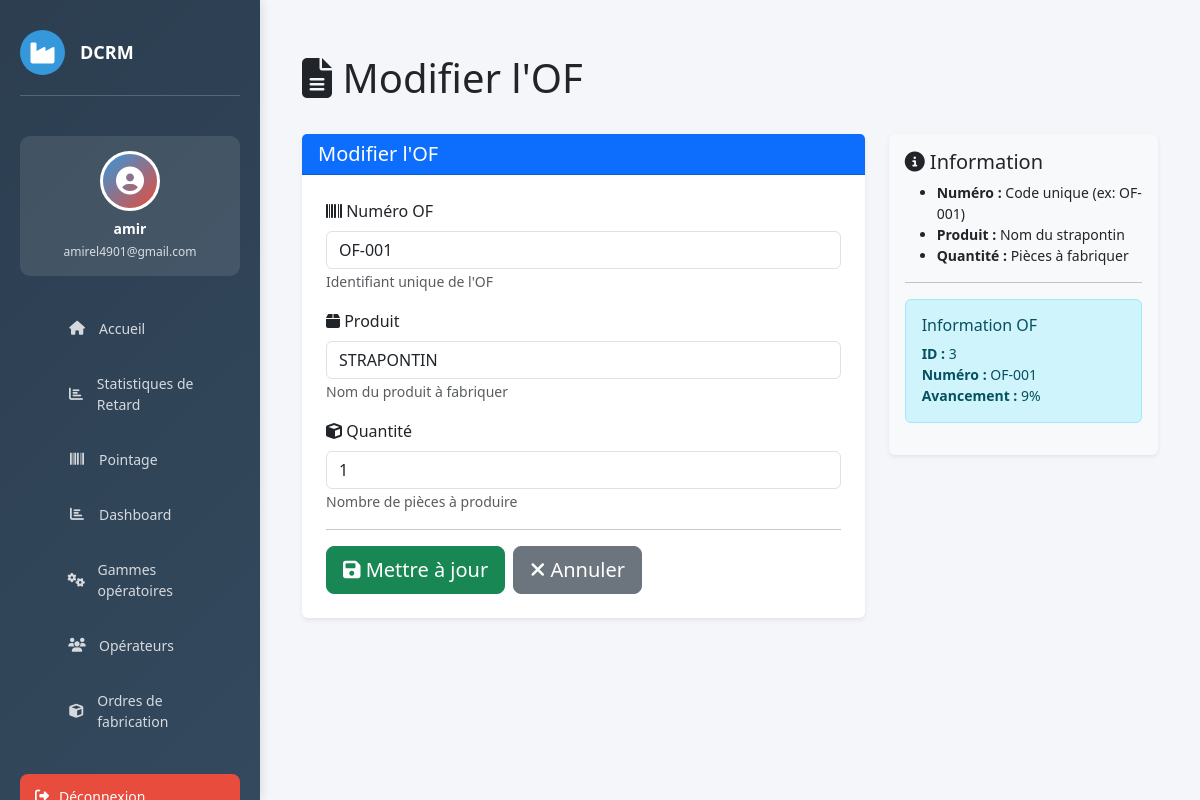
Page /of/3/modifier/ (signed in) on the earlier database version.
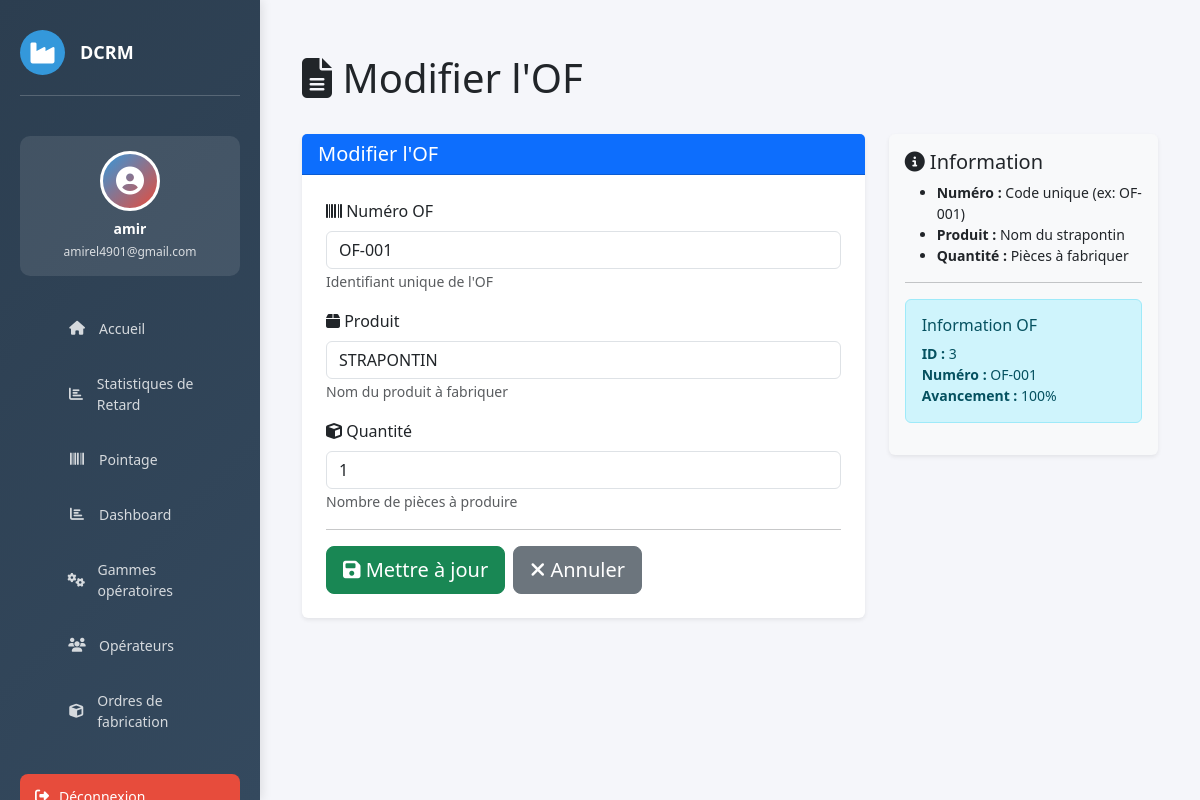
Same page on the later database version.
### website/models.py (models this page shows, shortened)
class OrdreFabrication(models.Model):
    numero   = models.CharField(max_length=50, unique=True)
    produit  = models.CharField(max_length=200)
    quantite = models.PositiveIntegerField(default=1)
    @property
    def avancement(self):
        operations = self.operationof_set.all()
        total = operations.count()
        if total == 0:
            return 0
        terminees = 0
        for op in operations:
            if op.statut == 'termine':
                terminees += 1
        return round((terminees / total) * 100)

class OperationOF(models.Model):
    STATUT_CHOICES = [
        ('en_attente', 'En attente'),
        ('en_cours',   'En cours'),
        ('termine',    'Terminé'),
        ('bloque',     'Bloqué'),
    ]
    of              = models.ForeignKey(OrdreFabrication, on_delete=models.CASCADE)
    gamme_operation = models.ForeignKey(GammeOperation, on_delete=models.CASCADE)
    date_entree     = models.DateTimeField(null=True, blank=True, help_text="Date/heure d'ENTRÉE (saisie manuelle)")
    operateur       = models.ForeignKey(Operateur, null=True, blank=True, on_delete=models.SET_NULL)
    class Meta:
        ordering = ['gamme_operation__ordre']
        unique_together = ('of', 'gamme_operation')
    @property
    def date_sortie(self):
        if not self.date_entree:
            return None
        temps_minutes = float(self.gamme_operation.temps_alloue)
        return self.date_entree + timedelta(minutes=temps_minutes)
    @property
    def statut(self):
        from django.utils import timezone
        if not self.date_entree:
            return 'en_attente'
        maintenant = timezone.now()
        if self.date_sortie and maintenant >= self.date_sortie:
            return 'termine'
        return 'en_cours'

class GammeOperation(models.Model):
    nom           = models.CharField(max_length=200)
    temps_alloue  = models.DecimalField(max_digits=5, decimal_places=2, help_text="Durée standard en minutes")
    ordre         = models.PositiveSmallIntegerField(help_text="Position dans la gamme")
    class Meta:
        ordering = ['ordre']

### website/views.py (the view)
# urls.py: path('of/<int:id>/modifier/', views.of_form, name='modifier_of'),
@login_required(login_url='home')
def of_form(request, id=None):
    of = get_object_or_404(OrdreFabrication, id=id) if id else None
    titre = "Modifier l'OF" if of else "Ajouter un OF"
    if request.method == 'POST':
        form = OrdreFabricationForm(request.POST, instance=of)
        if form.is_valid():
            of = form.save()
            if not id:  # C'est un nouvel OF
                gammes = GammeOperation.objects.all().order_by('ordre')
                for gamme in gammes:
                    OperationOF.objects.create(
                        of=of,
                        gamme_operation=gamme
                    )
                messages.success(request, f"✅ OF {of.numero} créé avec {gammes.count()} opérations!")
            else:
                messages.success(request, f"✅ OF {of.numero} modifié!")
            return redirect('of_list')
    else:
        form = OrdreFabricationForm(instance=of)
    return render(request, 'of/of_form.html', {'form': form, 'titre': titre, 'of': of})

### website/forms.py
class OrdreFabricationForm(forms.ModelForm):
    class Meta:
        model = OrdreFabrication
        fields = ['numero', 'produit', 'quantite']
        widgets = {
            'numero': forms.TextInput(attrs={
                'class': 'form-control',
                'placeholder': 'Ex: OF-001',
                'help_text': 'Code unique de l\'OF'
            }),
            'produit': forms.TextInput(attrs={
                'class': 'form-control',
                'placeholder': 'Ex: Strapontin modèle X'
            }),
            'quantite': forms.NumberInput(attrs={
                'class': 'form-control',
                'placeholder': 'Ex: 10',
                'min': 1
            }),
        }

### website/templates/of/of_form.html (shortened to what the changed rows need)
{% extends 'base.html' %}
{% load static %}
{% block content %}
<div class="container mt-4">
    <div class="row mb-4">
        <div class="col-md-8">
            <h1 class="display-6">
                <i class="fas fa-file-alt"></i> {{ titre }}
            </h1>
        </div>
    </div>
    <div class="row">
        <div class="col-lg-8">
            <div class="card border-0 shadow-sm">
                <div class="card-body p-4">
                    <form method="POST" novalidate>
                        <div class="mb-3">
                            <label class="form-label">
                                <i class="fas fa-barcode"></i> Numéro OF
                            </label>
                            {% if form.numero.errors %}
                                <input type="text" name="numero" class="form-control is-invalid"
                                       value="{{ form.numero.value|default:'' }}" required>
                                <div class="invalid-feedback">
                                    {{ form.numero.errors.0 }}
                                </div>
                            {% else %}
                                <input type="text" name="numero" class="form-control"
                                       placeholder="Ex: OF-001"
                                       value="{{ form.numero.value|default:'' }}" required>
                            {% endif %}
                            <small class="text-muted">Identifiant unique de l'OF</small>
                        </div>
                        <div class="mb-3">
                            <label class="form-label">
                                <i class="fas fa-box"></i> Produit
                            </label>
                            {% if form.produit.errors %}
                                <input type="text" name="produit" class="form-control is-invalid"
                                       value="{{ form.produit.value|default:'' }}" required>
                                <div class="invalid-feedback">
                                    {{ form.produit.errors.0 }}
                                </div>
                            {% else %}
                                <input type="text" name="produit" class="form-control"
                                       placeholder="Ex: Strapontin modèle X"
                                       value="{{ form.produit.value|default:'' }}" required>
                            {% endif %}
                            <small class="text-muted">Nom du produit à fabriquer</small>
                        </div>
                    </form>
                </div>
            </div>
        </div>
        <div class="col-lg-4">
            <div class="card border-0 shadow-sm bg-light">
                <div class="card-body">
                    {% if of %}
                    <hr>
                    <div class="alert alert-info">
                        <h6>Information OF</h6>
                        <p class="small mb-0">
                            <strong>ID :</strong> {{ of.id }}<br>
                            <strong>Numéro :</strong> {{ of.numero }}<br>
                            <strong>Avancement :</strong> {{ of.avancement }}%
                        </p>
                    </div>
                    {% endif %}
                </div>
            </div>
        </div>
    </div>
</div>
{% endblock %}

Differences in the rows shown:
changed through a linked row, OrdreFabrication "OF-001": avancement "9" → "100"
